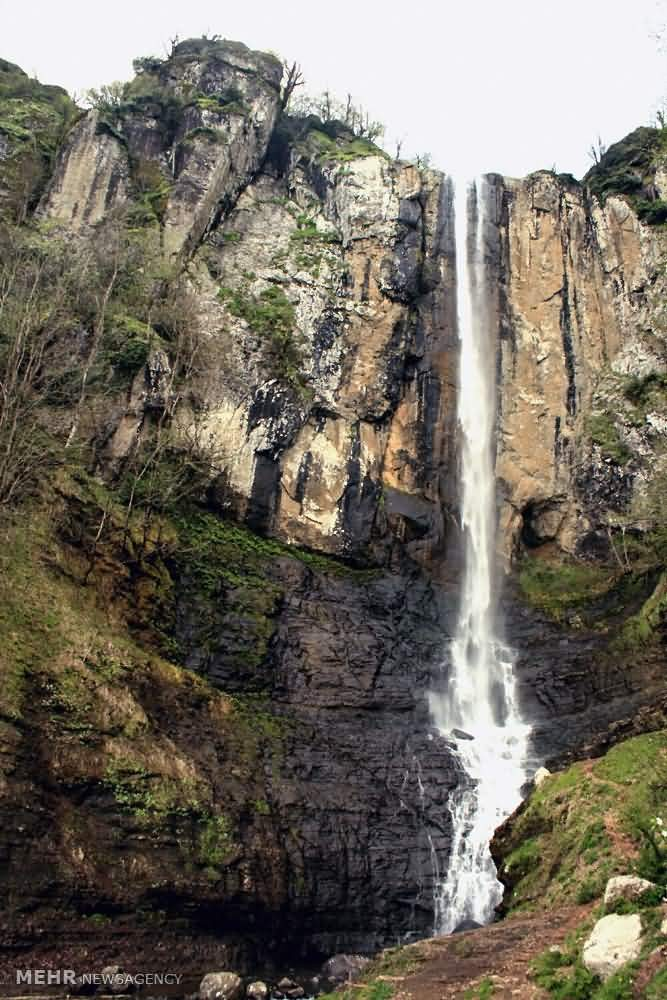
#> input picture DIP_COM_Assignment-4/Iran_Gilan_Laton_Waterfall.jpg, 667 x 1000 px, found by its file name
$ jupyter execute DIP_03_CHW_4.ipynb
#> lines starting #> are read from the running program, lines starting #| are printed output that depends on the picture; after the words box and inside, x2 and y2 are one past the last pixel; in counts of white or black regions, pixels touching at a corner belong together
# Digital Image Processing
## 4th Computer Assignment
### Amirhosein Najafi (I)
### Student ID : 40112894
### Professor : Dr. Abrishami (II)

#### I : a.najafi@email.kntu.ac.ir
#### II : moghadam@eetd.kntu.ac.ir

<hr>

### Part I. Image Obliteration

#### I. Blurred Image

[cell 1]
import cv2
import matplotlib.pyplot as plt
import numpy as np
from scipy.signal import convolve2d
from scipy import fftpack, signal

[cell 2]
image = cv2.imread('Iran_Gilan_Laton_Waterfall.jpg')
#> image is the input picture: shape (1000, 667, 3); mean B, G, R 97.2, 108.5, 114.4
image = cv2.cvtColor(image,cv2.COLOR_BGR2RGB)

plt.figure(figsize=(6, 10))
plt.imshow(image)
plt.show()

[cell 3]
def motion_blur_filter(length, angle):
#> called with length = 25, angle = -25
    size = length
    motion_filter = np.zeros((size, size))

    angle = np.deg2rad(angle)

    center = int(np.floor(size / 2))

    for i in range(length):
        motion_filter[i, int(center + i * np.tan(angle))] = 1


    motion_filter /= motion_filter.sum()

    return motion_filter

[cell 4]
def scale_images(image):
    normalized_image = (image - np.min(image)) / (np.max(image) - np.min(image)) * 255
    return normalized_image.astype(np.uint8)

[cell 5]
def convolve_fft_channel(channel, filter_kernel):
    channel_fft = fftpack.fft2(channel)
    filter_fft = fftpack.fft2(filter_kernel, shape=channel.shape)

    return fftpack.ifft2(channel_fft * filter_fft).real

[cell 6]
length = 25
angle = -25

motion_filter = motion_blur_filter(length, angle)

blurred_image = np.zeros_like(image)
for i in range(3):
    blurred_image[:, :, i] = convolve_fft_channel(image[:, :, i], motion_filter)
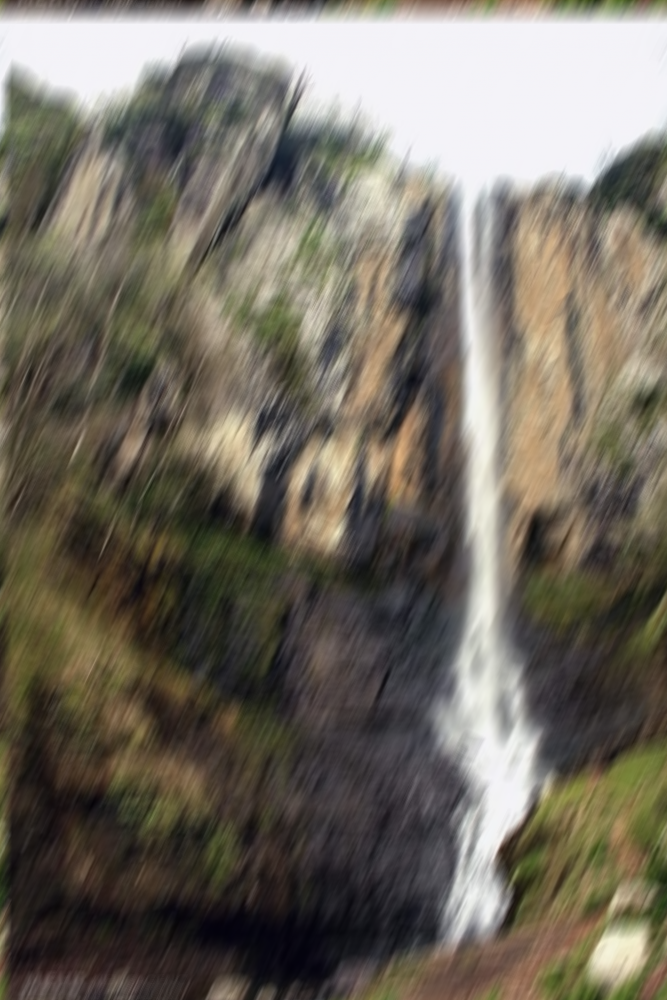
#> blurred_image: shape (1000, 667, 3); mean R, G, B 113.9, 108, 96.7

blurred_image = scale_images(blurred_image)

plt.figure(figsize=(6, 10))
plt.imshow(blurred_image)
plt.axis('off')
plt.show()

**Description**: First, we read the Lena image. Then, we define a motion_blur_filter function that returns a specific motion filter, given the angle and length of the filter. Upon applying this filter to the image, we observe that some blurring appears in the image.

#### II. Noisy Image

[cell 7]
# 0.2 of variance was too low for this image so I canged it to 1

normal_noise = np.random.normal(0, 1, image.shape).astype(np.uint8)

noisy_image = cv2.add(image, normal_noise)

noisy_blured_image = cv2.add(blurred_image, normal_noise)
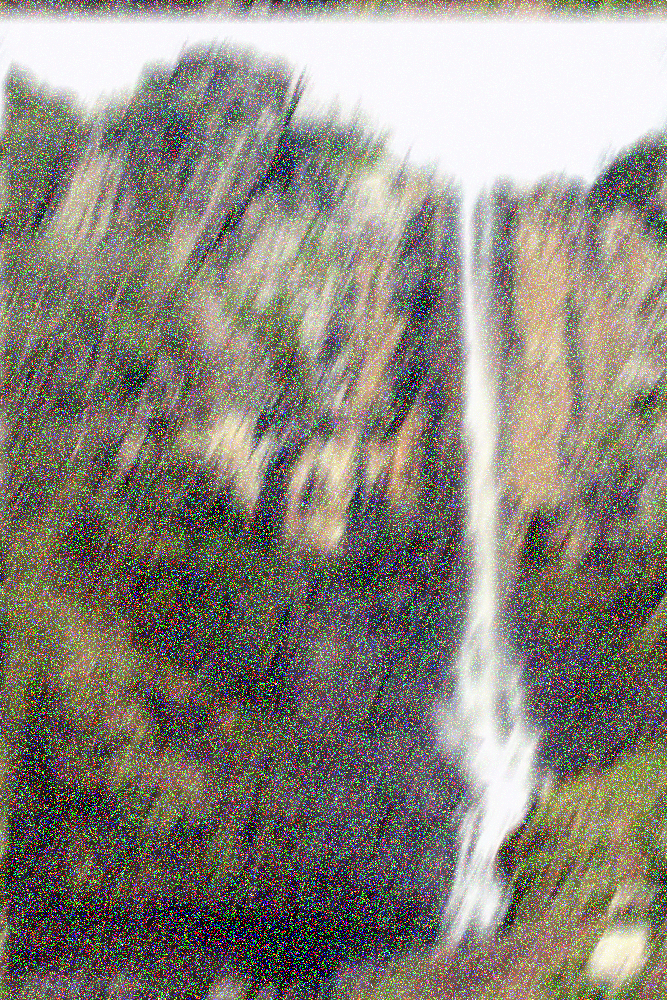
#> noisy_blured_image: shape (1000, 667, 3); mean R, G, B 137.4, 132.2, 122.4


plt.figure(figsize=(12, 10))
plt.axis('off')

plt.subplot(1,2,1)
plt.imshow(noisy_image)
plt.axis('off')

plt.subplot(1,2,2)
plt.axis('off')
plt.imshow(noisy_blured_image)

**Description**: In this section, we first generate random normal noise with a mean of 0 and a variance of 1. Although the assignment specifies that the variance should be 0.2, this value seemed too low, so it was adjusted to 1. Subsequently, by adding this noise to both the original and blurred image, we can observe the results as shown above.

### Part II. Image Restoration

#### I. Noiseless Blurred Image Inverse Filtering

[cell 8]
def inverseFiltering(blurred_image, motion_filter):
    # Extract color channels
    bb = blurred_image[:, :, 0]
    bg = blurred_image[:, :, 1]
    br = blurred_image[:, :, 2]

    # Center the motion filter
    mf = np.zeros(bb.shape)
    mf[:motion_filter.shape[0], :motion_filter.shape[1]] = motion_filter
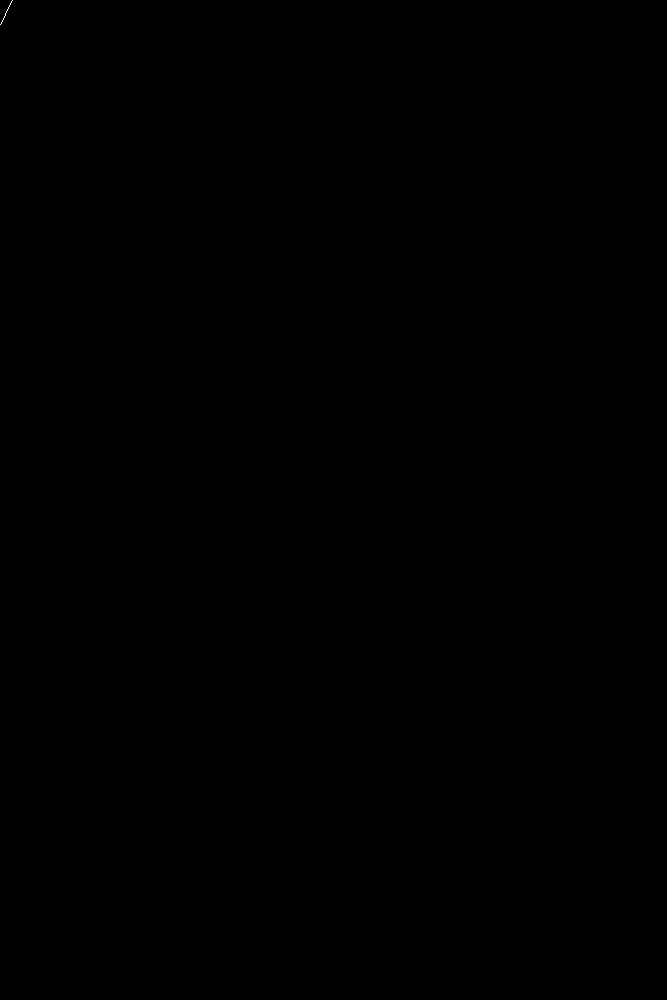
#> mf: shape (1000, 667) float64; values 0 (black) and 0.04 (white), 0% white in thin lines or dots, all inside (x1, y1, x2, y2) = (0, 0, 13, 25)

    # Center the filter before Fourier transform
#     mf = np.fft.ifftshift(mf)

    MF = np.fft.fft2(mf)

    # FFT of blurred channels
    BBF = np.fft.fft2(bb)
    BGF = np.fft.fft2(bg)
    BRF = np.fft.fft2(br)

    # FFT of motion filter
    MF = np.fft.fft2(mf)

    # Avoid division by near-zero values
    epsilon = 1e-2
    MF[np.abs(MF) < epsilon] = epsilon

    # Inverse filtering
    FBF = BBF / MF
    FGF = BGF / MF
    FRF = BRF / MF

    # Inverse FFT and clipping
    fb = np.clip(np.abs(np.fft.ifft2(FBF)), 0, 255)
    fg = np.clip(np.abs(np.fft.ifft2(FGF)), 0, 255)
    fr = np.clip(np.abs(np.fft.ifft2(FRF)), 0, 255)

    # Combine channels
    inversed_filter_result = np.stack([fb, fg, fr], axis=-1).astype(np.uint8)

    return inversed_filter_result

[cell 9]
de_blured = inverseFiltering(blurred_image, motion_filter)

plt.figure(figsize=(6, 10))
plt.imshow(de_blured)
plt.axis('off')

plt.show()

#### II. Noised Blurred Image Inverse / Winner Filtering

[cell 10]
def wiener_filter(blured_image, kernel, K=10):

    kernel = np.pad(kernel, [(0, blured_image.shape[0] - kernel.shape[0]), (0, blured_image.shape[1] - kernel.shape[1])], 'constant')

    img = np.float32(blured_image)

    dummy = np.fft.fft2(img)
    kernel = np.fft.fft2(kernel)
    kernel = np.conj(kernel) / (np.abs(kernel) ** 2 + K)

    dummy = dummy * kernel
    dummy = np.abs(np.fft.ifft2(dummy))

    return np.uint8(dummy)

[cell 11]
k = 2

de_blured_noisy = inverseFiltering(noisy_blured_image, motion_filter)
#> in inverseFiltering (call 2), `br = blurred_image[:, :, 2]`:
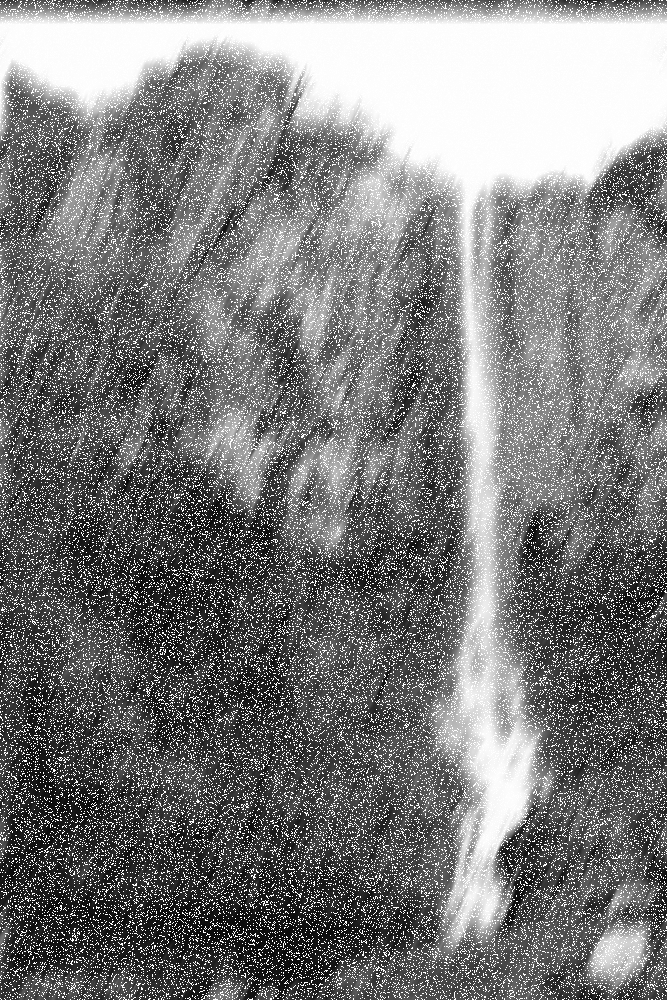
#> br: shape (1000, 667); min 4, max 255, mean 122.4
#> in inverseFiltering (call 2), `inversed_filter_result = np.stack([fb, fg, fr], axis=-1).astype(np.uin..`:
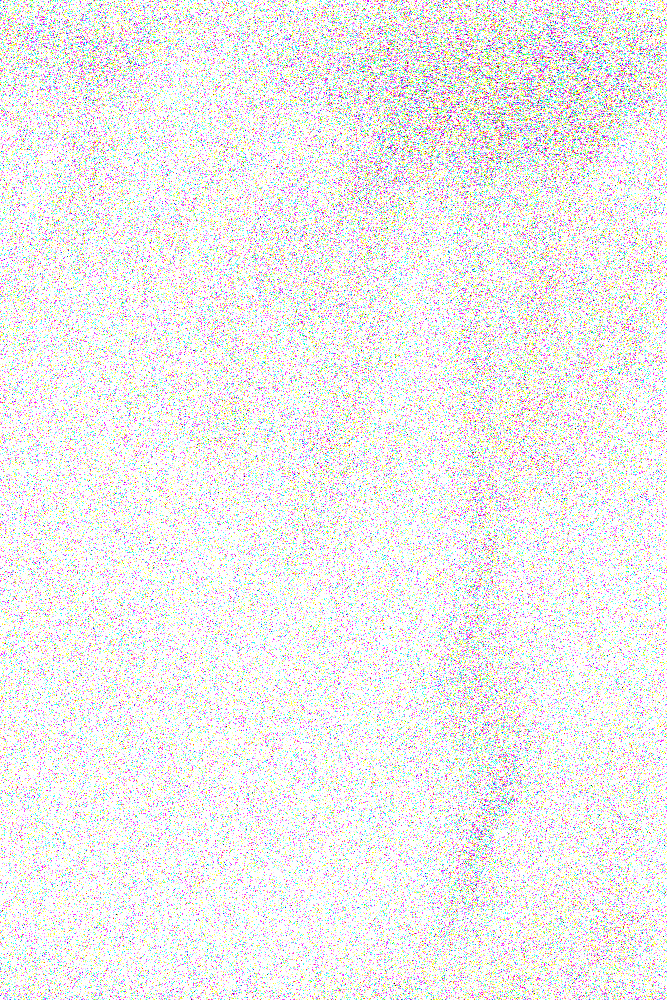
#> inversed_filter_result: shape (1000, 667, 3); mean of channels 0, 1, 2 236.6, 237.2, 238.6; drawn as B, G, R


de_blured_noisy2 = np.zeros_like(image)
for i in range(3):
    de_blured_noisy2[:, :, i] = wiener_filter(noisy_blured_image[:, :, i], motion_filter, k)
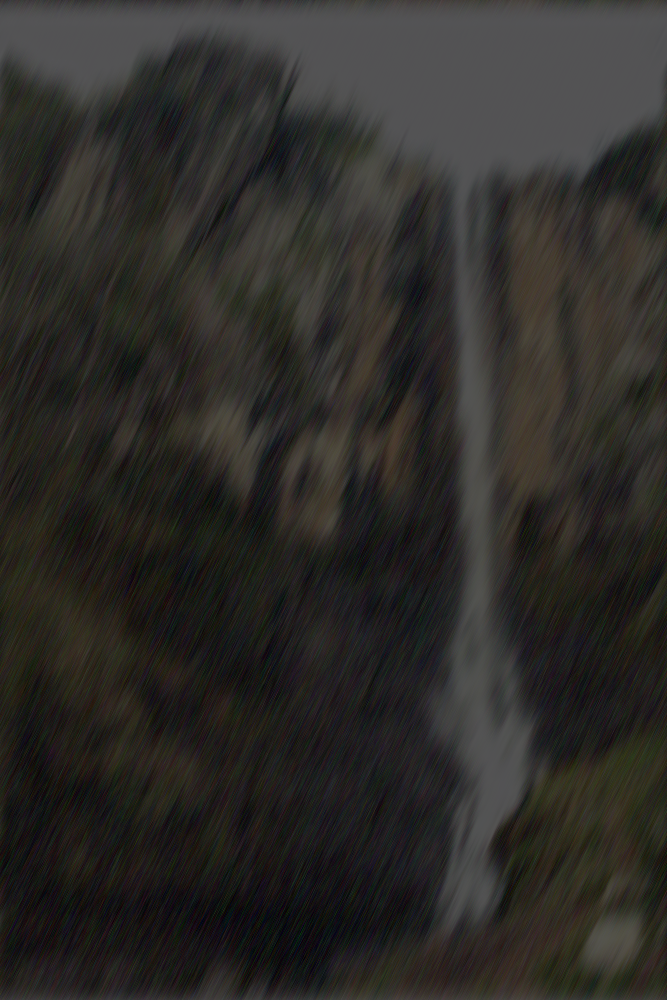
#> de_blured_noisy2: shape (1000, 667, 3); mean R, G, B 45.3, 43.6, 40.3

de_blured_noisy2 = scale_images(de_blured_noisy2)
#> in scale_images (call 2), `return normalized_image.astype(np.uint8)`:
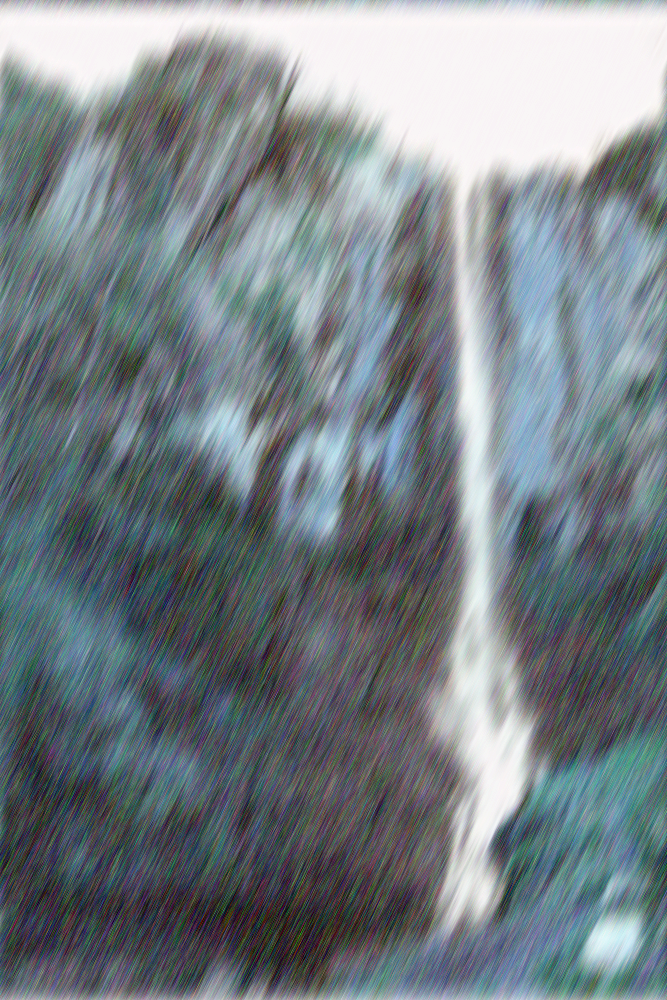
#> returned value: shape (1000, 667, 3); mean of channels 0, 1, 2 133.9, 128.7, 119.1; drawn as B, G, R


plt.figure(figsize=(12, 10))

plt.subplot(1,2,1)
plt.axis('off')

plt.imshow(de_blured_noisy2)
plt.subplot(1,2,2)
plt.axis('off')

plt.imshow(de_blured_noisy)
